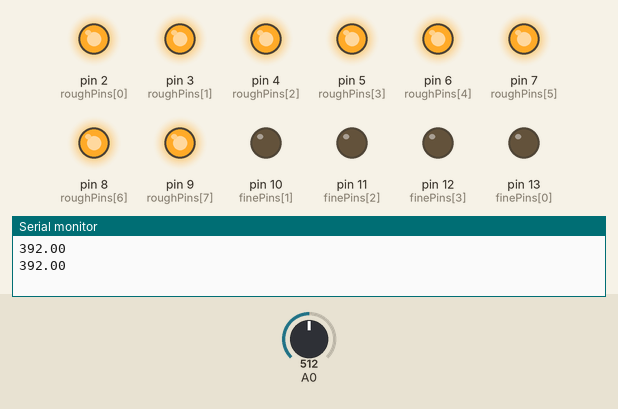
Simulated run of this sketch. Board: Arduino Uno, built with avr-gcc and run on an emulated ATmega328P. Shown: output pins drawn as LEDs (lit = HIGH), the last lines printed to the serial monitor. The test bench sets the inputs (shaded band); at power-on: A0 = 512.

Above: at 1.8 s.
1.9 s: A0 set to 877
3.4 s: A0 set to 890
At 4.6 s:
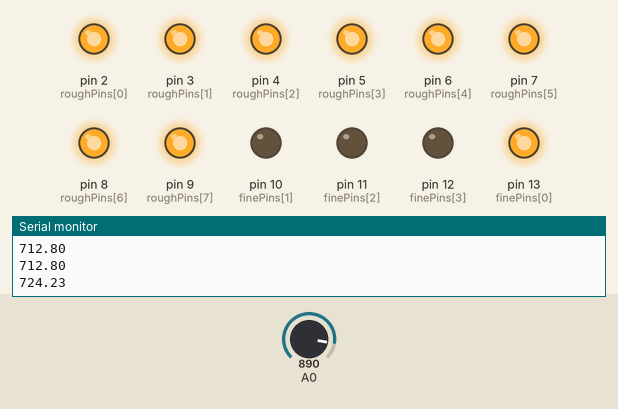
5.5 s: A0 set to 122
At 7.2 s:
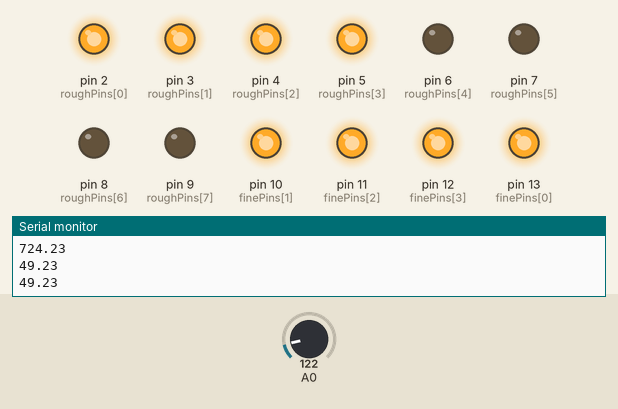
7.5 s: A0 set to 0
At 8.9 s:
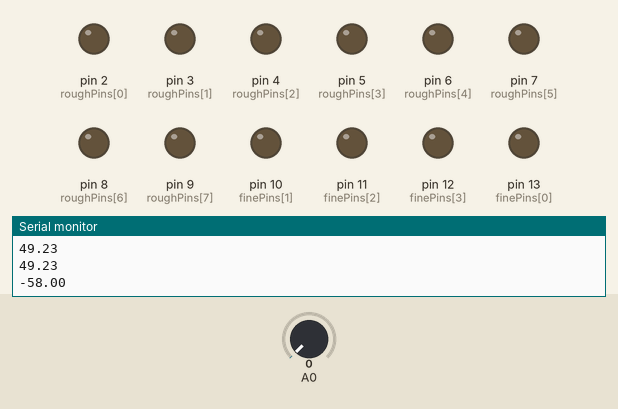
9.5 s: A0 set to 63
11.2 s: A0 set to 70
At 13.3 s:
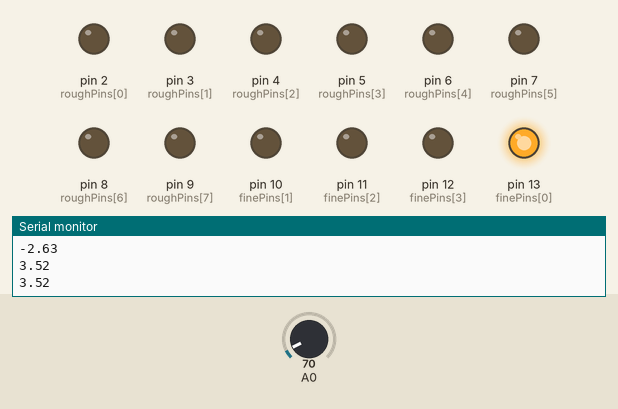
Timing chart, 0 to 14.5 s (numbered marks = the images above; inputs shaded):
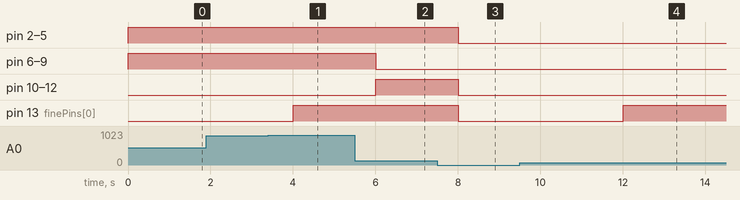

The sketch:

led_thermometer.ino
```cpp
int roughPins[] = {2,3,4,5,6,7,8,9};
int finePins[] = {13,10,11,12};

const int ROUGH_PINS = 8;
const int FINE_PINS = 4;

int temperaturePin = 0;

void setup() {
  _setupPins(roughPins, ROUGH_PINS);
  _setupPins(finePins, FINE_PINS);
}

void _setupPins(int* arr, int len) {
  for(int i = 0; i < len; i++){
      pinMode(arr[i],OUTPUT);
  }
  // debugging
  Serial.begin(9600);
}

float getVoltage(int pin) {
  // const conversion from 0-5 to 0-1024
  return (analogRead(pin) * .004882814);
}

void displayTemp (float temp) {
  for (int i = 0; i < ROUGH_PINS; i++) {
    if (temp > (10*(i+1))) {
      digitalWrite(roughPins[i], HIGH);
    } else {
      digitalWrite(roughPins[i], LOW);
    }
  }

  temp = int(temp) % 10;
  for (int i = 0; i < FINE_PINS; i++) {
    if (temp > (2*(i+1))) {
      digitalWrite(finePins[i], HIGH);
    } else {
      digitalWrite(finePins[i], LOW);
    }
  }

}

void loop(){
  float temperature = getVoltage(temperaturePin);
  temperature = (((temperature - .5) * 100) * 1.8) + 32;
  Serial.println(temperature);
  displayTemp(temperature);
  delay(1000);
}
```

Measured:
- the behaviour switches between 877 and 878 on A0 (found by bisection; images 0 and 1)
- the behaviour switches between 69 and 70 on A0 (found by bisection; images 3 and 4)
- after the input at 3.4 s, pin 13 (finePins[0]): LOW → HIGH after 0.60 s
- after the input at 5.5 s, pin 6 (roughPins[4]), pin 7 (roughPins[5]), pin 8 (roughPins[6]), pin 9 (roughPins[7]): HIGH → LOW after 0.51 s; pin 10 (finePins[1]), pin 11 (finePins[2]), pin 12 (finePins[3]): LOW → HIGH after 0.51 s
- after the input at 7.5 s, pin 2 (roughPins[0]), pin 3 (roughPins[1]), pin 4 (roughPins[2]), pin 5 (roughPins[3]), pin 10 (finePins[1]), pin 11 (finePins[2]), pin 12 (finePins[3]), pin 13 (finePins[0]): HIGH → LOW after 0.51 s
- after the input at 11.2 s, pin 13 (finePins[0]): LOW → HIGH after 0.81 s
